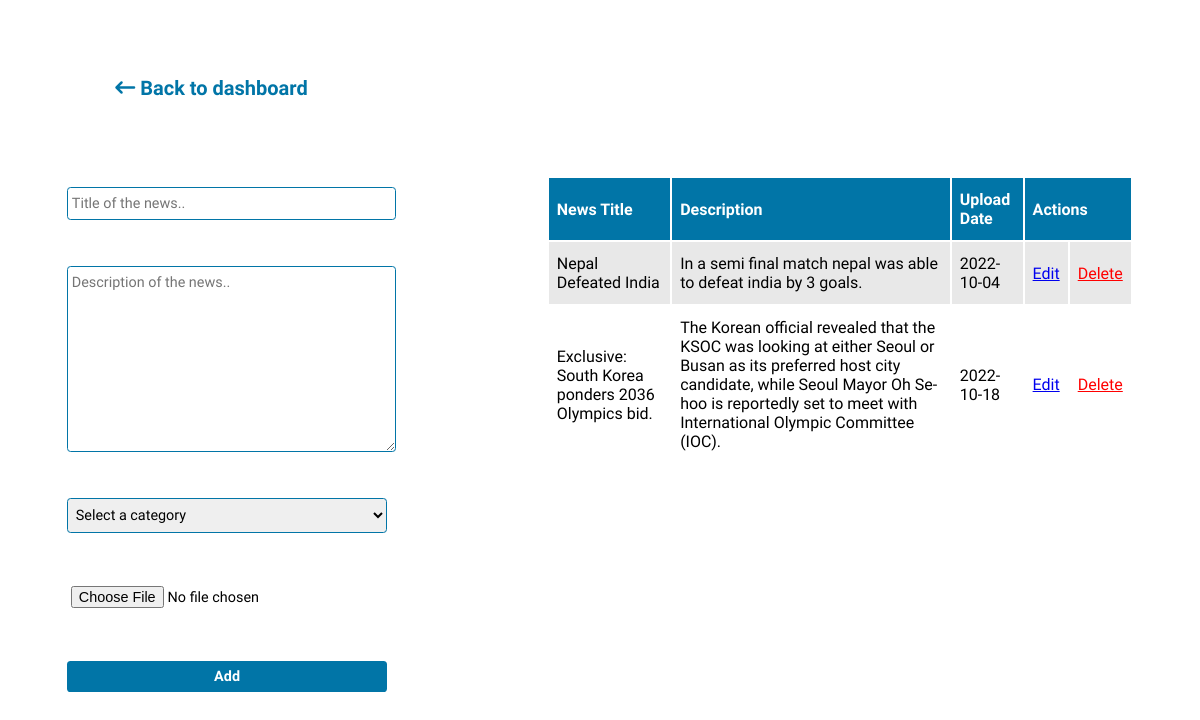
Page /admin/manage-news.php on the committed database.
### tables this page shows
CREATE TABLE `news` (
  `newsId` int(11) NOT NULL,
  `date` varchar(255) NOT NULL,
  `nDescription` varchar(255) NOT NULL,
  `nTitle` varchar(255) NOT NULL,
  `category_title` varchar(255) NOT NULL,
  `new_thumbnail` varchar(255) NOT NULL
);

### admin/manage-news.php (the view, shortened to what this page needs)
<?php include "../functions.php";
?>
<!DOCTYPE html>
<html lang="en">
<head>
    <link rel="stylesheet" href="https://cdnjs.cloudflare.com/ajax/libs/font-awesome/6.2.0/css/all.min.css" />
</head>
<body>
    <div class="container">
        <div class="top-section">
            <a href="../admin/admin-dashboard.php">
                <i class="fa-solid fa-arrow-left-long"></i>
                <p>Back to dashboard</p>
            </a>
        </div>
        <div class="bottom-section">
            <form action="" method="post" enctype="multipart/form-data">
                <input type="text" name="news-title" id="" placeholder="Title of the news..">
                <textarea name="news-description" cols="10" rows="10" placeholder="Description of the news.."></textarea>
                <select name="news-category" id="">
                    <option value="default">Select a category</option>
                </select>
                <input type="file" name="news-thumbnail" id="">
                <input type="submit" name="add_news" value="Add">
            </form>
            <table>
                <thead>
                    <th>News Title</th>
                    <th>Description</th>
                    <th>Upload Date</th>
                    <th colspan="2">Actions</th>
                </thead>
                <tbody>
                <?php
                    $select_news = mysqli_query($connection, "SELECT * FROM news");
                    while($row = mysqli_fetch_assoc($select_news)){
                        $newsId = $row['newsId'];
                        $date = $row['date'];
                        $nDescription = $row['nDescription'];
                        $nTitle = $row['nTitle'];
                        $new_thumbnail = $row['new_thumbnail'];
                    ?>
                    <tr>
                    <?php
                    echo "<td>$nTitle</td>";
                    echo"<td>$nDescription</td>";
                    echo"<td>$date</td>";
                    echo "<td><a href='update-news.php?edit=$newsId&title=$nTitle'>Edit</a></td>";
                    echo "<td><a href='manage-news.php?delete=$newsId&thumbnail=$new_thumbnail' style='color:red' onClick=\"javascript: return confirm('Are you sure you want to delete?'); \">Delete</a></td>";
                    ?>
                    </tr>
                    <?php } ?>
                </tbody>
            </table>
        </div>
    </div>
</body>
</html>

### admin/manage-news.php (style rules this page uses)
* { font-family: 'Lexend', sans-serif; }
.container { width: 90%; margin: auto; display: flex; flex-direction: column; justify-content: space-between; padding: 1.5em 3em; }
.top-section { width: 100%; padding: 1.5em 3em; }
.top-section a { display: flex; color: #0175a7; font-size: 1.25em; font-weight: bold; text-decoration: none; align-items: center; justify-content: flex-start; }
.top-section a i { margin-right: .25em; }
.bottom-section { display: flex; justify-content: space-between; align-items: flex-start; }
table { width: 55%; }
table thead { background-color: #0175a7; color: white; font-weight: bolder; }
table thead th { padding: .75em .5em; text-align: start; }
table tbody tr td { padding: .75em .5em; text-align: start; }
tbody tr:nth-of-type(odd) { background-color: #E8E8E8; }
form { width: 30%; display: flex; flex-direction: column; }
input, select, textarea { width: 100%; font-size: .9em; margin: .75em 0; padding: .5em .25em; outline: none; border: .1em solid #0175a7; border-radius: .25em; }
input[type=submit] { background-color: #0175a7; color: white; border: none; cursor: pointer; font-weight: bolder; }
input[type=file] { border:none; }

### rows in the picture
news: nTitle "Nepal Defeated India", nDescription "In a semi final match nepal was able to defeat india by 3 goals.", date "2022-10-04"
news: nTitle "Exclusive: South Korea ponders 2036 Olympics bid.", nDescription "The Korean official revealed that the KSOC was looking at either Seoul or Busan as its preferred host city candidate, while Seoul Mayor Oh Se-hoo is reportedly set to meet with International Olympic Committee (IOC).", date "2022-10-18"
